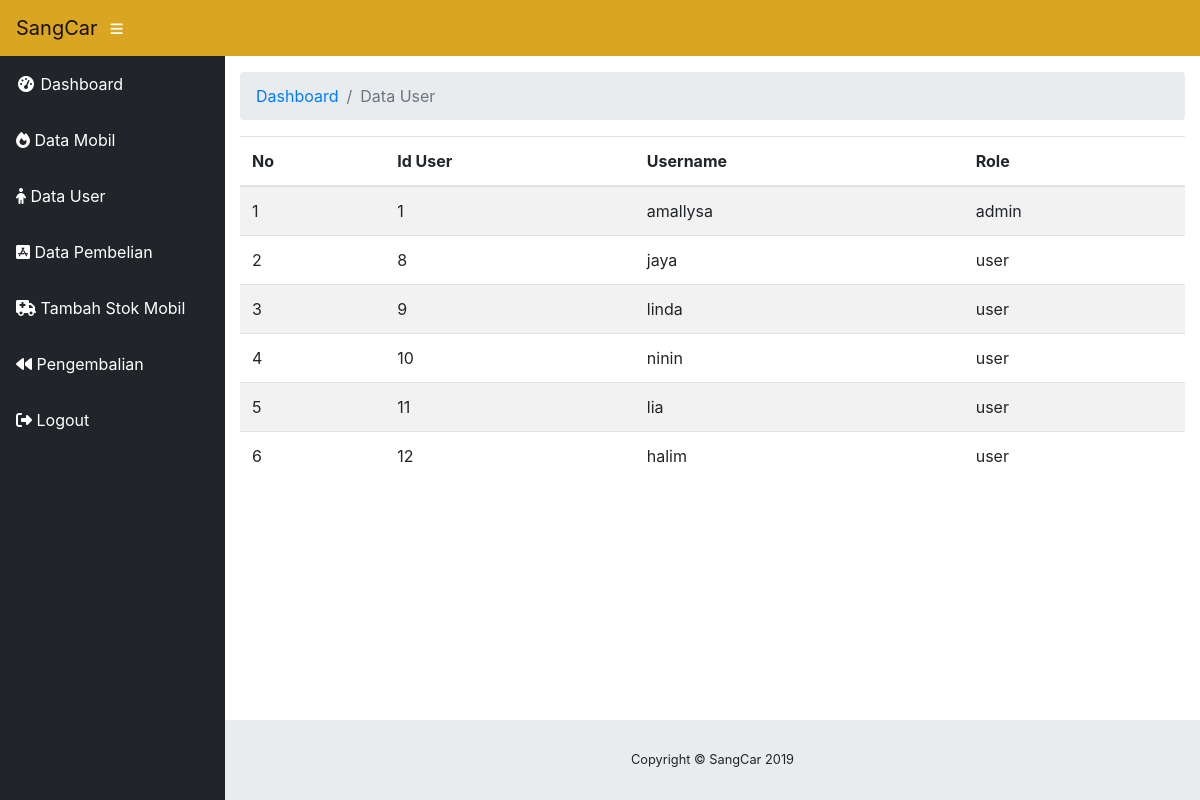
The page /admin/user.php (signed in) on the database its author committed.
### tables this page shows
CREATE TABLE `user` (
  `id_user` int(11) NOT NULL,
  `Username` varchar(30) NOT NULL,
  `Password` varchar(8) NOT NULL,
  `Role` varchar(10) NOT NULL,
  `First_Name` varchar(30) NOT NULL,
  `Last_Name` varchar(30) NOT NULL,
  `Email` varchar(30) NOT NULL,
  `foto_profil` varchar(30) NOT NULL
);

### admin/user.php (the view)
<?php
include "cover/header.php";
$query="SELECT * FROM user";
$hasil=mysqli_query($con,$query);
?>
	<div id="content-wrapper">
      <div class="container-fluid">
        <ol class="breadcrumb">
          <li class="breadcrumb-item">
            <a href="#">Dashboard</a>
          </li>
          <li class="breadcrumb-item active">Data User</li>
        </ol>
		<table class="table table-striped">
  <thead>
    <tr>
      <th scope="col">No</th>
	  <th scope="col">Id User</th>
      <th scope="col">Username</th>
      <th scope="col">Role</th>
    </tr>
  </thead>
  <tbody>
  <?php
$i=1;
 while ($baris=mysqli_fetch_array($hasil)) { ?>
    <tr>
      <td><?= $i++ ?></td>
      <td><?php echo $baris['id_user']?></td></td>
	  <td><?php echo $baris['Username']?></td></td>
	  <td><?php echo $baris['Role']?></td></td>
    </tr>
 <?php } ?>
  </tbody>
</table>
      </div>
<?php
include "cover/footer.php";
?>

### rows shown on the page
user: id_user "1", Username "amallysa", Role "admin"
user: id_user "8", Username "jaya", Role "user"
user: id_user "9", Username "linda", Role "user"
user: id_user "10", Username "ninin", Role "user"
user: id_user "11", Username "lia", Role "user"
user: id_user "12", Username "halim", Role "user"
